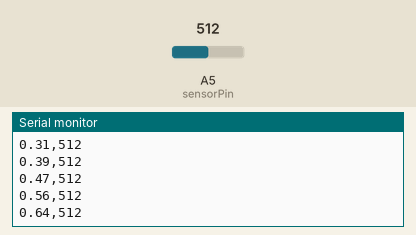
Simulated run of this sketch. Board: Arduino Uno, built with avr-gcc and run on an emulated ATmega328P. On the bench: the last lines printed to the serial monitor. The inputs (shaded band) are chosen by the test bench; at power-on: A5 (sensorPin) = 512.

Above: at 1.2 s.
1.3 s: A5 (sensorPin) set to 716
At 2.2 s:
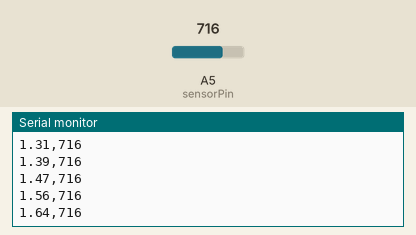
4.3 s: A5 (sensorPin) set to 900
At 10.7 s:
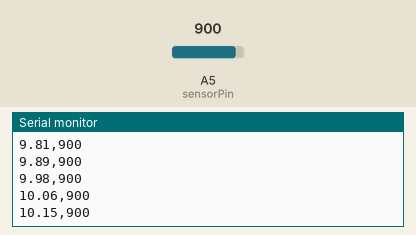
Timing chart, 0 to 11.8 s (numbered marks = the images above; inputs shaded):
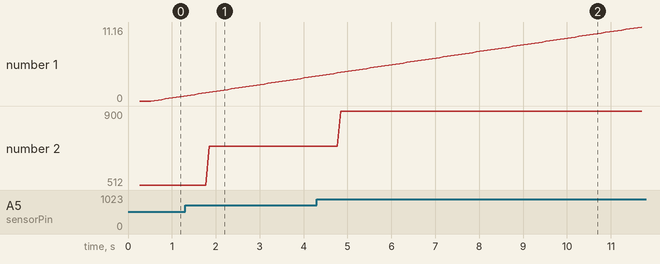

Measured:
- after the input at 1.3 s, the serial monitor: prints a new line after 0.55 s (image 1)
- plotted number 2: 512 → 716 after the input at 1.3 s

The sketch:

Water_level_measurement_Audrino.ino
```cpp
// #define ledPin 6
#define sensorPin A5
unsigned long CurrentTime;
unsigned long StartTime;
float time_in_sec;
bool start_clock;

void setup() {
  // put your setup code here, to run once:
  Serial.begin(1200);
  start_clock = true;
  Serial.println("Time [s], liquid_level_reading");

}

void loop() {
  // put your main code here, to run repeatedly:

  if(start_clock)
  {
    StartTime = millis();
    CurrentTime = StartTime;
    start_clock = false;
  }
  else CurrentTime = millis();
  time_in_sec = (CurrentTime - StartTime)/1000.0;
  Serial.print(time_in_sec);
  Serial.print(",");
  int sensorValue = analogRead(sensorPin);
  Serial.println(sensorValue);
  // Serial.print("\n");

}
// 5v
// empty - 508
// 1 inch - 514
// 2 inch - 533
// 3 inch - 554
// 4 inch - 576
// 5 inch - 606
// 6 inch - 623
// 7 inch - 649
// 8 inch - 682
// 9 inch - 704
// 10 inch - 754
// 11 inch - 805
```
